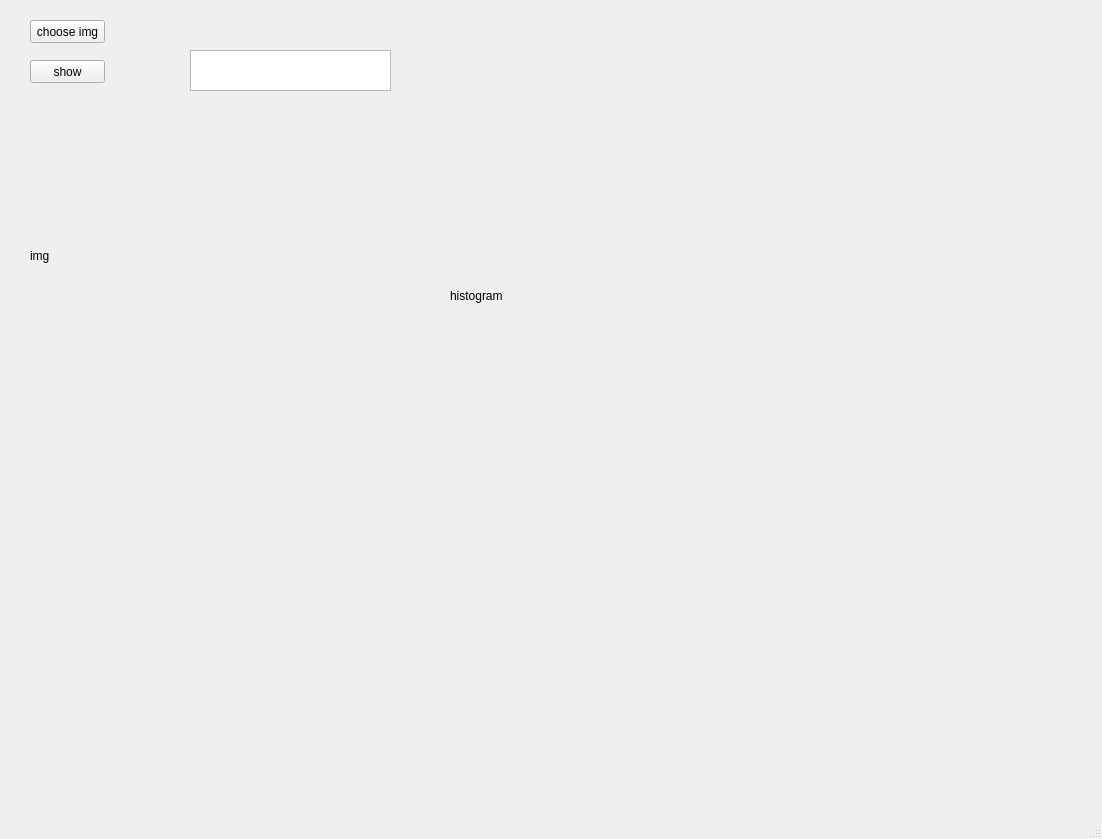
<?xml version="1.0" encoding="UTF-8"?>
<ui version="4.0">
 <class>MainWindow</class>
 <widget class="QMainWindow" name="MainWindow">
  <property name="geometry">
   <rect>
    <x>0</x>
    <y>0</y>
    <width>1102</width>
    <height>839</height>
   </rect>
  </property>
  <property name="windowTitle">
   <string>MainWindow</string>
  </property>
  <widget class="QWidget" name="centralwidget">
   <widget class="QPushButton" name="button_file">
    <property name="geometry">
     <rect>
      <x>30</x>
      <y>20</y>
      <width>75</width>
      <height>23</height>
     </rect>
    </property>
    <property name="text">
     <string>choose img</string>
    </property>
   </widget>
   <widget class="QTextEdit" name="show_file_path1">
    <property name="geometry">
     <rect>
      <x>190</x>
      <y>50</y>
      <width>201</width>
      <height>41</height>
     </rect>
    </property>
    <property name="font">
     <font>
      <pointsize>8</pointsize>
     </font>
    </property>
   </widget>
   <widget class="QLabel" name="label_img">
    <property name="geometry">
     <rect>
      <x>30</x>
      <y>140</y>
      <width>341</width>
      <height>231</height>
     </rect>
    </property>
    <property name="text">
     <string>img</string>
    </property>
   </widget>
   <widget class="QPushButton" name="img_show_button">
    <property name="geometry">
     <rect>
      <x>30</x>
      <y>60</y>
      <width>75</width>
      <height>23</height>
     </rect>
    </property>
    <property name="text">
     <string>show</string>
    </property>
   </widget>
   <widget class="QLabel" name="label_hist">
    <property name="geometry">
     <rect>
      <x>450</x>
      <y>140</y>
      <width>411</width>
      <height>311</height>
     </rect>
    </property>
    <property name="text">
     <string>histogram</string>
    </property>
   </widget>
  </widget>
  <widget class="QMenuBar" name="menubar">
   <property name="geometry">
    <rect>
     <x>0</x>
     <y>0</y>
     <width>1102</width>
     <height>21</height>
    </rect>
   </property>
  </widget>
  <widget class="QStatusBar" name="statusbar"/>
 </widget>
 <resources/>
 <connections/>
</ui>
